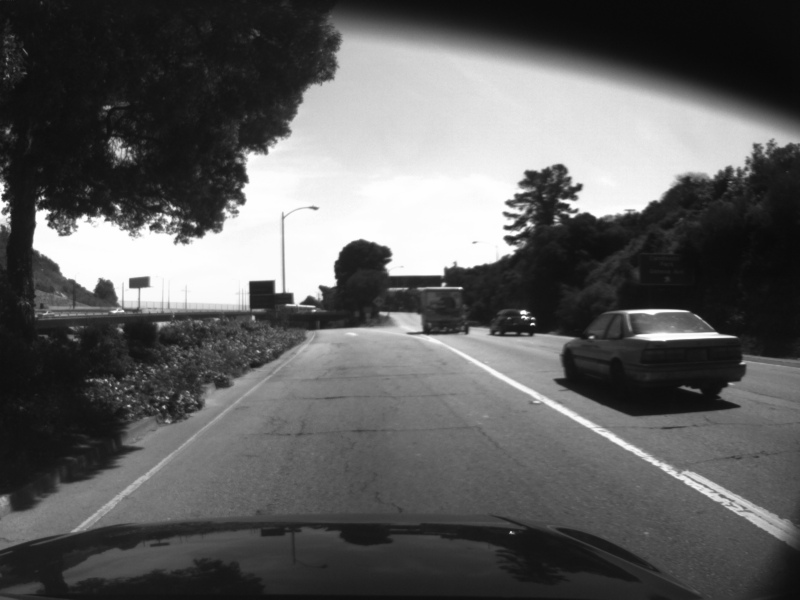
#> input picture Reference/laneDetectPythonSample/images2/mono_0000000015.png, 1600 x 1200 px (shown at 1/2 size); its folder holds only this picture in this run
$ python laneDetect.py   (Python 2 division)
#> lines starting #> are read from the running program, lines starting #| are printed output that depends on the picture; after the words box and inside, x2 and y2 are one past the last pixel; in counts of white or black regions, pixels touching at a corner belong together
#! /usr/bin/env python
import os
import sys
import csv
import cv2
import glob
import numpy as np
from math import atan2, degrees, pi
from shapely.geometry import LineString

# to calculate edge and mask most of non-road area in the image
def calcEdgeAndROI(gray):
    edges = cv2.Canny(gray,100,110)

    # get the rows and cols of image
    i,j = edges.shape

    # mask the image and keep only the required ROI
    for x in range(i/2):
        for y in range(j):
            edges[x][y] = 0

    for x in range(i*85/100, i):
        for y in range(j):
            edges[x][y] = 0

    for x in range(i*65/100, i):
        for y in range(j*40/100, j*70/100):
            edges[x][y] = 0

    k = j/3
    start = i/2

    while(k>0):
        for x in range(start, i, 1):
            for y in range(0, k):
                edges[x][y] = 0
            k -= 2

    k = j*2/3
    while(k<=j):
        for x in range(start, i, 1):
            for y in range(k, j):
                edges[x][y] = 0
            k += 2
    return edges

''' function to select only range of lane angled lines'''
def selectRadians(lines):
    # store all the above constraint passed radians in a list
    rads = []
    for rho,theta in lines[0]:
        a = np.cos(theta)
        b = np.sin(theta)
        x0 = a*rho
        y0 = b*rho
        x1 = int(x0 + 10*(-b))
        y1 = int(y0 + 10*(a))
        x2 = int(x0 - 10*(-b))
        y2 = int(y0 - 10*(a))

        radian = theta
        theta = degrees(theta)

        # filter out lines with degrees that are outside ROI
        if (theta >40 and theta < 60 ):
            rads.append(radian)
        # filter out lines with degrees that are outside ROI
        if (theta > 110 and theta < 130):
            rads.append(radian)
    return rads

''' calculate x,y from radian'''
def calcX1Y1X2Y2(rads):
    a = np.cos(rads)
    b = np.sin(rads)
    x0 = a*rho
    y0 = b*rho
    x1 = int(x0 + 2000*(-b))
    y1 = int(y0 + 2000*(a))
    x2 = int(x0 - 2000*(-b))
    y2 = int(y0 - 2000*(a))
    return x1,y1,x2,y2

''' Draw and find intersection for RIGHT LANE'''
def forRight(x1,y1,x2,y2, img):
    cv2.line(img,(x1,y1),(x2,y2),(0,255,255),10)
    line1 = LineString([(x1,y1),(x2,y2)])
    line2 = LineString([(1600,0), (1600, 1200)])

    if not line1.intersection(line2):
        line2 = LineString([(0, 1200), (1600, 1200)])

    p = (line1.intersection(line2))
    cv2.circle(img,(int(p.x), int(p.y)),10,(0,255,0),10)
    return p.x, p.y, img

''' Draw and find intersection for LEFT LANE'''
# [11 lines left out: function forLeft, not called in this run]


''' check validity of intercepts and convert into integer'''
def checkAndAddIntercepts(left_x, left_y, right_x, right_y ):
    if(not left_x == None):
        left_x = int(left_x)
    if(not right_x == None):
        right_x = int(right_x)
    if(not left_y == None):
        left_y = int(left_y)
    if(not right_y == None):
        right_y = int(right_y)
    return left_x, left_y, right_x, right_y

''' write intercepts to file '''
def writeIntercepts(intercepts):
    #CSV output
    with open('intercepts.csv', 'w') as f:
        writer = csv.writer(f)
        writer.writerows(intercepts)


if __name__ == "__main__":

    cv2.namedWindow('Lane Markers', cv2.WINDOW_NORMAL )

    imgs = sorted(glob.glob("images2/*.png"))
    intercepts = []


    for fname in imgs:
        # Load one image at a time
        img  = cv2.imread(fname)
#> img is the input picture: shape (1200, 1600, 3); min 8, max 255, mean 94.2
        gray = cv2.cvtColor(img,cv2.COLOR_BGR2GRAY)

        # to calculate edge and mask most of non-road area in the image
        edges = calcEdgeAndROI(gray)
#> in calcEdgeAndROI, `edges = cv2.Canny(gray,100,110)`:
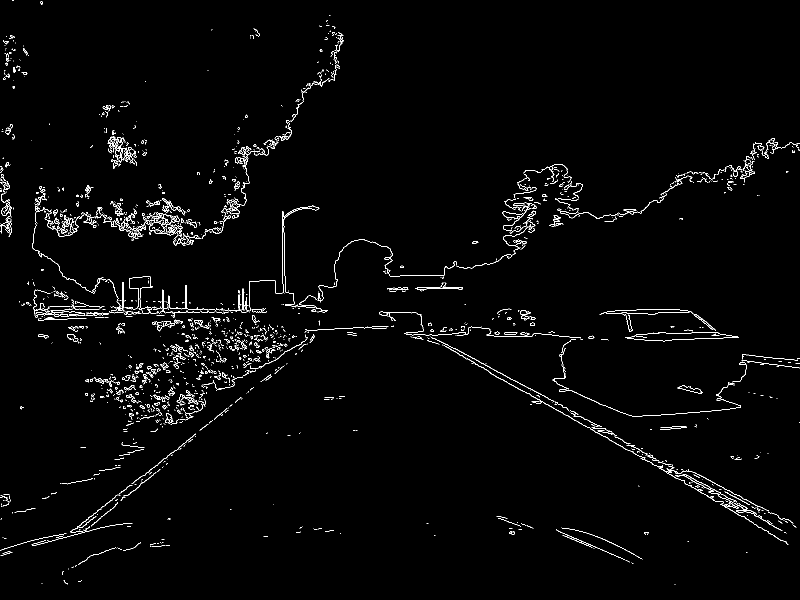
#> edges: shape (1200, 1600) (shown at 1/2 size); 1.8% white in thin lines or dots
#> after the loop in calcEdgeAndROI, `for x in range(i/2):`:
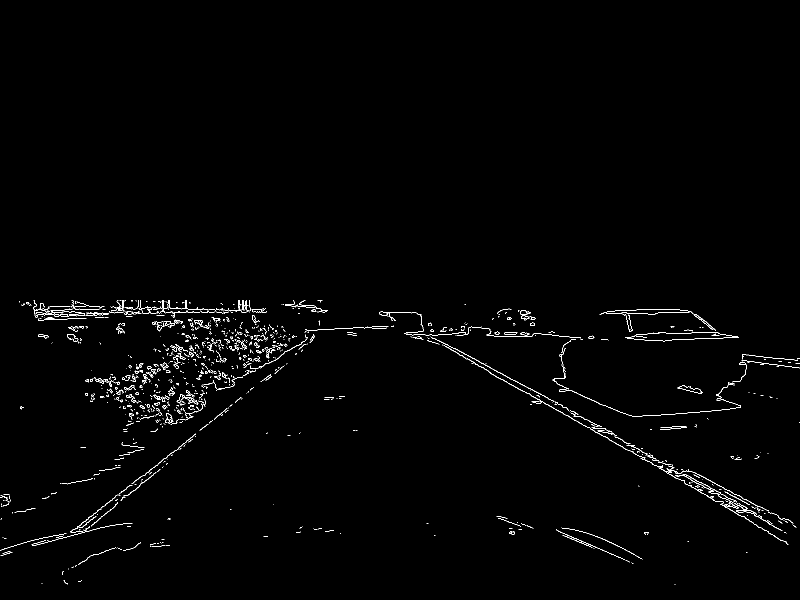
#> edges: shape (1200, 1600) (shown at 1/2 size); 1% white in thin lines or dots, all inside (x1, y1, x2, y2) = (0, 600, 1600, 1169)
#> after the loop in calcEdgeAndROI, `for x in range(i*85/100, i):`:
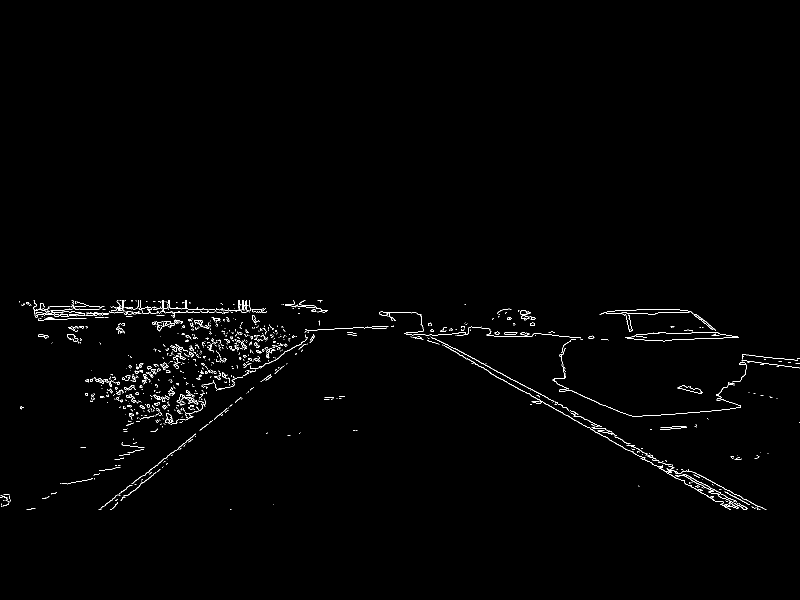
#> edges: shape (1200, 1600) (shown at 1/2 size); 0.89% white in thin lines or dots, all inside (x1, y1, x2, y2) = (0, 600, 1600, 1020)
#> after the loop in calcEdgeAndROI, `while(k>0):`:
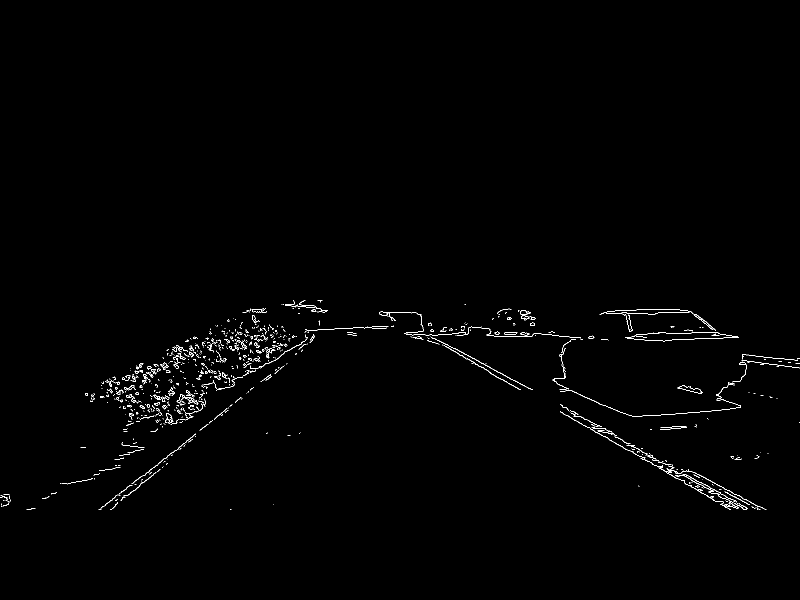
#> edges: shape (1200, 1600) (shown at 1/2 size); 0.71% white in thin lines or dots, all inside (x1, y1, x2, y2) = (0, 600, 1600, 1020)
#> after the loop in calcEdgeAndROI, `while(k<=j):`:
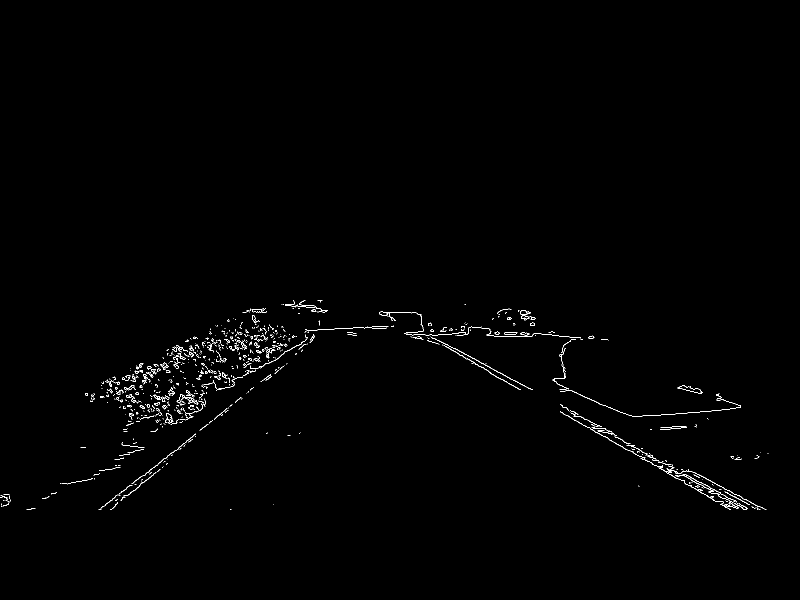
#> edges: shape (1200, 1600) (shown at 1/2 size); 0.62% white in thin lines or dots, all inside (x1, y1, x2, y2) = (0, 600, 1537, 1020)

        # find Hough lines
        lines = cv2.HoughLines(edges,3,np.pi/180,180)
#> lines = 141 rows, first 8: [168, 2.08], [189, 2.06], [177, 2.08], [195, 2.06], [153, 2.09], [924, 0.908], [213, 2.04], [141, 2.09]

        # store all the above constraint passed radians in a list
        rads = selectRadians(lines)
#> the loop in selectRadians, `for rho,theta in lines[0]:` made 1 pass
#> (rho, theta, a, b, x0, y0, x1, y1) on pass 1: (168, 119, -0.485, 0.875, -81.45, 146.9, -90, 142)
#> after the loop in selectRadians, `for rho,theta in lines[0]:`: rads = [2.08]
#> rads = [2.08]

        # draw only the min and max of lines, instead of all
        left_x, right_x = None, None
        left_y, right_y = None, None
        flag1, flag2 = True, True

        #find the best line to the left and right of the vehicle
        if(len(rads) > 0 ):
            for rho,theta in lines[0]:
                # for RIGHT LANE
                if max(rads) == theta and flag1 == True:
                    maxr = max(rads)
                    x1,y1,x2,y2 = calcX1Y1X2Y2(max(rads))

                    if(flag2 == False and maxr-minr > 0.5 or flag2 == True or flag1== False and flag2 == False):
                        right_x, right_y, img = forRight(x1,y1,x2,y2, img)
                        flag1 = False

                # for LEFT LANE
                if min(rads) == theta and flag2 == True:
                    minr = min(rads)
                    x1,y1,x2,y2 = calcX1Y1X2Y2(min(rads))

                    if(flag1 == False and maxr-minr > 0.5 or flag1 == True or flag1== False and flag2 == False):
                        left_x, left_y, img = forLeft(x1,y1,x2,y2, img)
                        flag2 = False
#> this loop made 1 pass
#> (rho, theta, maxr, x1) on pass 1: (168, 2.08, 2.08, -1830)
#> pass 1, `right_x, right_y, img = forRight(x1,y1,x2,y2, img)`:
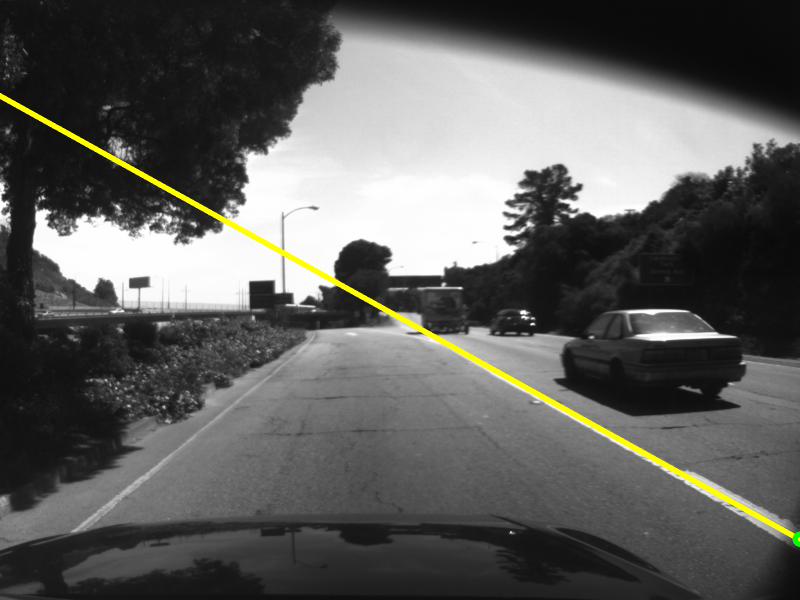
#> img: shape (1200, 1600, 3) (shown at 1/2 size); 1.05% of pixels changed, all inside (x1, y1, x2, y2) = (0, 186, 1600, 1094)
#> after the loop, flag1 = False; flag2 = True; maxr = 2.08; minr = 2.08; right_x = 1600; right_y = 1078.9; x1 = -1830; x2 = 1667; y1 = -822; y2 = 1116

        # show image with detected lanes
        cv2.imshow('Lane Markers', img)
        cv2.waitKey()

        # write image to file
        cv2.imwrite('outputs/'+fname,img)
        print(fname, "....done!")

        # convert intercepts to integer if not None
        left_x, left_y, right_x, right_y = checkAndAddIntercepts(left_x, left_y, right_x, right_y)
#> in checkAndAddIntercepts, `right_x = int(right_x)`: right_x = 1600
#> in checkAndAddIntercepts, `right_y = int(right_y)`: right_y = 1078
#> right_y = 1078

        # Append intercepts into a list
        intercepts.append((os.path.basename(fname), left_x,right_x,left_y, right_y))

    # write intercepts to a csv file
    writeIntercepts(intercepts)

    # close all image windows
    cv2.destroyAllWindows()#! /usr/bin/env python
import os
import sys
import csv
import cv2
import glob
import numpy as np
from math import atan2, degrees, pi
from shapely.geometry import LineString

# to calculate edge and mask most of non-road area in the image
def calcEdgeAndROI(gray):
    edges = cv2.Canny(gray,100,110)

    # get the rows and cols of image
    i,j = edges.shape

    # mask the image and keep only the required ROI
    for x in range(i/2):
        for y in range(j):
            edges[x][y] = 0

    for x in range(i*85/100, i):
        for y in range(j):
            edges[x][y] = 0

    for x in range(i*65/100, i):
        for y in range(j*40/100, j*70/100):
            edges[x][y] = 0

    k = j/3
    start = i/2

    while(k>0):
        for x in range(start, i, 1):
            for y in range(0, k):
                edges[x][y] = 0
            k -= 2

    k = j*2/3
    while(k<=j):
        for x in range(start, i, 1):
            for y in range(k, j):
                edges[x][y] = 0
            k += 2
    return edges

''' function to select only range of lane angled lines'''
def selectRadians(lines):
    # store all the above constraint passed radians in a list
    rads = []
    for rho,theta in lines[0]:
        a = np.cos(theta)
        b = np.sin(theta)
        x0 = a*rho
        y0 = b*rho
        x1 = int(x0 + 10*(-b))
        y1 = int(y0 + 10*(a))
        x2 = int(x0 - 10*(-b))
        y2 = int(y0 - 10*(a))

        radian = theta
        theta = degrees(theta)

        # filter out lines with degrees that are outside ROI
        if (theta >40 and theta < 60 ):
            rads.append(radian)
        # filter out lines with degrees that are outside ROI
        if (theta > 110 and theta < 130):
            rads.append(radian)
    return rads

''' calculate x,y from radian'''
def calcX1Y1X2Y2(rads):
    a = np.cos(rads)
    b = np.sin(rads)
    x0 = a*rho
    y0 = b*rho
    x1 = int(x0 + 2000*(-b))
    y1 = int(y0 + 2000*(a))
    x2 = int(x0 - 2000*(-b))
    y2 = int(y0 - 2000*(a))
    return x1,y1,x2,y2

''' Draw and find intersection for RIGHT LANE'''
def forRight(x1,y1,x2,y2, img):
    cv2.line(img,(x1,y1),(x2,y2),(0,255,255),10)
    line1 = LineString([(x1,y1),(x2,y2)])
    line2 = LineString([(1600,0), (1600, 1200)])

    if not line1.intersection(line2):
        line2 = LineString([(0, 1200), (1600, 1200)])

    p = (line1.intersection(line2))
    cv2.circle(img,(int(p.x), int(p.y)),10,(0,255,0),10)
    return p.x, p.y, img

''' Draw and find intersection for LEFT LANE'''
# [11 lines left out: function forLeft, not called in this run]


''' check validity of intercepts and convert into integer'''
def checkAndAddIntercepts(left_x, left_y, right_x, right_y ):
    if(not left_x == None):
        left_x = int(left_x)
    if(not right_x == None):
        right_x = int(right_x)
    if(not left_y == None):
        left_y = int(left_y)
    if(not right_y == None):
        right_y = int(right_y)
    return left_x, left_y, right_x, right_y

''' write intercepts to file '''
def writeIntercepts(intercepts):
    #CSV output
    with open('intercepts.csv', 'w') as f:
        writer = csv.writer(f)
        writer.writerows(intercepts)


if __name__ == "__main__":

    cv2.namedWindow('Lane Markers', cv2.WINDOW_NORMAL )

    imgs = sorted(glob.glob("images2/*.png"))
    intercepts = []


    for fname in imgs:
        # Load one image at a time
        img  = cv2.imread(fname)
        gray = cv2.cvtColor(img,cv2.COLOR_BGR2GRAY)

        # to calculate edge and mask most of non-road area in the image
        edges = calcEdgeAndROI(gray)

        # find Hough lines
        lines = cv2.HoughLines(edges,3,np.pi/180,180)

        # store all the above constraint passed radians in a list
        rads = selectRadians(lines)
#> after the loop in selectRadians, `for rho,theta in lines[0]:`: rads = [2.08]

        # draw only the min and max of lines, instead of all
        left_x, right_x = None, None
        left_y, right_y = None, None
        flag1, flag2 = True, True

        #find the best line to the left and right of the vehicle
        if(len(rads) > 0 ):
            for rho,theta in lines[0]:
                # for RIGHT LANE
                if max(rads) == theta and flag1 == True:
                    maxr = max(rads)
                    x1,y1,x2,y2 = calcX1Y1X2Y2(max(rads))

                    if(flag2 == False and maxr-minr > 0.5 or flag2 == True or flag1== False and flag2 == False):
                        right_x, right_y, img = forRight(x1,y1,x2,y2, img)
                        flag1 = False

                # for LEFT LANE
                if min(rads) == theta and flag2 == True:
                    minr = min(rads)
                    x1,y1,x2,y2 = calcX1Y1X2Y2(min(rads))

                    if(flag1 == False and maxr-minr > 0.5 or flag1 == True or flag1== False and flag2 == False):
                        left_x, left_y, img = forLeft(x1,y1,x2,y2, img)
                        flag2 = False
#> after the loop, flag1 = False; flag2 = True; maxr = 2.08; minr = 2.08; right_x = 1600; right_y = 1078.9; x1 = -1830; x2 = 1667; y1 = -822; y2 = 1116

        # show image with detected lanes
        cv2.imshow('Lane Markers', img)

        # write image to file
        cv2.imwrite('outputs/'+fname,img)
        print(fname, "....done!")

        # convert intercepts to integer if not None
        left_x, left_y, right_x, right_y = checkAndAddIntercepts(left_x, left_y, right_x, right_y)
#> in checkAndAddIntercepts, `right_x = int(right_x)`: right_x = 1600
#> in checkAndAddIntercepts, `right_y = int(right_y)`: right_y = 1078
#> right_y = 1078

        # Append intercepts into a list
        intercepts.append((os.path.basename(fname), left_x,right_x,left_y, right_y))

    # write intercepts to a csv file
    writeIntercepts(intercepts)

    # close all image windows
    cv2.destroyAllWindows()

$ run again, on Reference/laneDetectPythonSample/images2/mono_0000000038.png
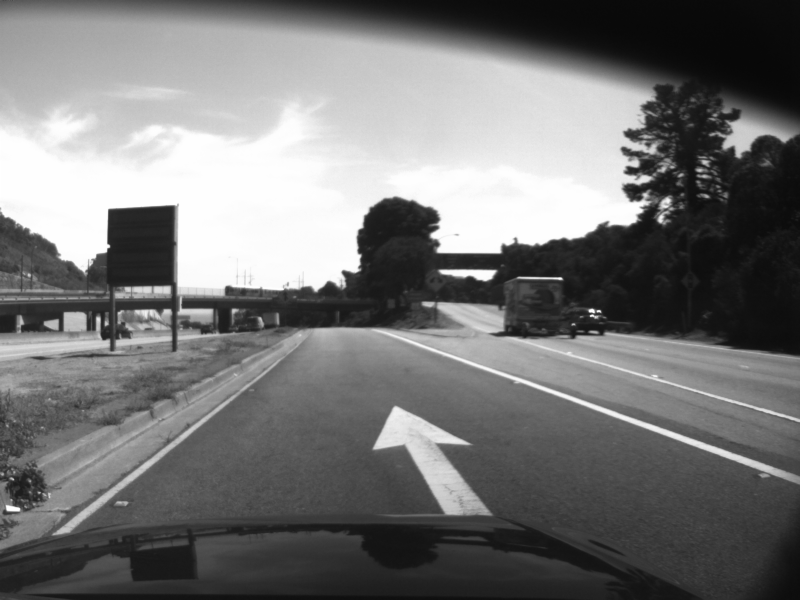
#> input picture Reference/laneDetectPythonSample/images2/mono_0000000038.png, 1600 x 1200 px (shown at 1/2 size)
#> img is the input picture: shape (1200, 1600, 3); min 7, max 255, mean 117.3
#> after the loop in calcEdgeAndROI, `for x in range(i/2):`:
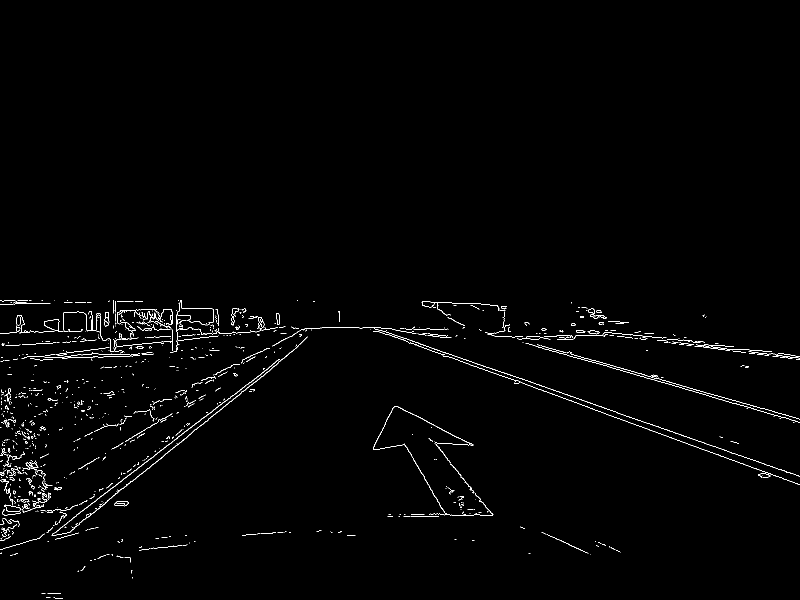
#> edges: shape (1200, 1600) (shown at 1/2 size); 1% white in thin lines or dots, all inside (x1, y1, x2, y2) = (0, 600, 1600, 1198)
#> after the loop in calcEdgeAndROI, `while(k<=j):`:
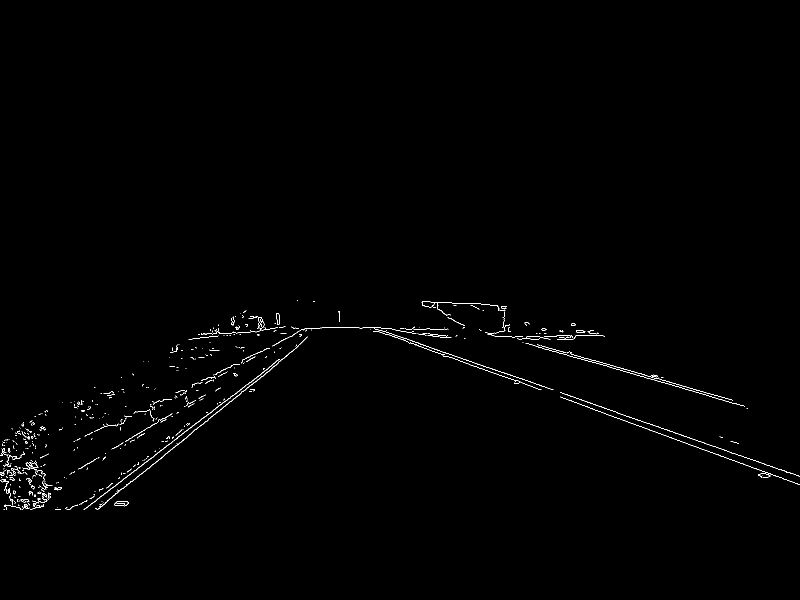
#> edges: shape (1200, 1600) (shown at 1/2 size); 0.54% white in thin lines or dots, all inside (x1, y1, x2, y2) = (0, 600, 1600, 1020)
#> lines = 52 rows, first 8: [363, 1.92], [378, 1.9], [912, 0.925], [369, 1.85], [915, 0.89], [909, 0.908], [909, 0.873], [885, 1.03]
#> the loop in selectRadians, `for rho,theta in lines[0]:` made 1 pass
#> (rho, theta, a, b, x0, y0, x1, y1) on pass 1: (363, 110, -0.342, 0.94, -124.2, 341.1, -133, 337)
#> after the loop in selectRadians, `for rho,theta in lines[0]:`: rads = []
